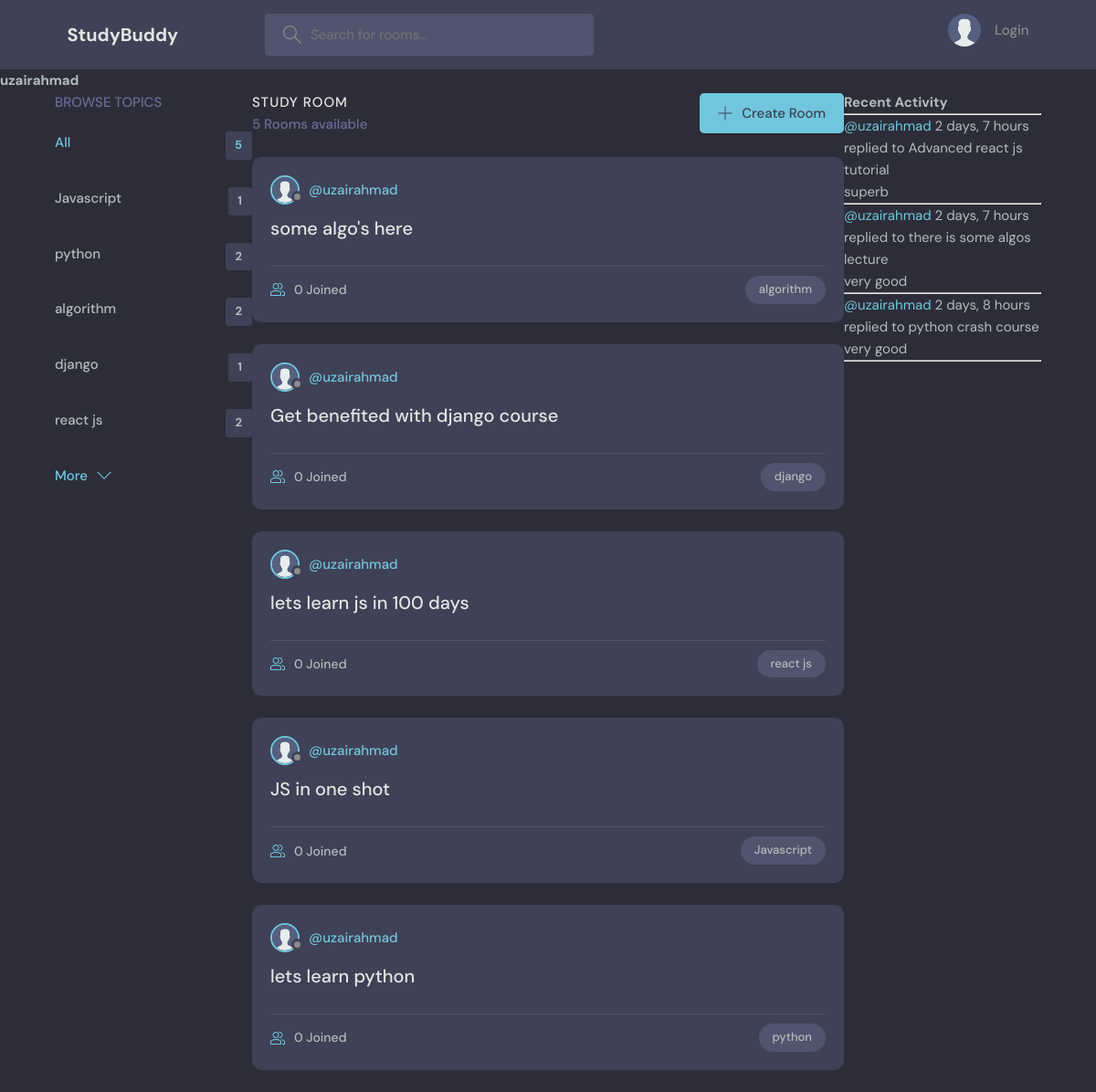
The page /profile/1 on the database as committed earlier.
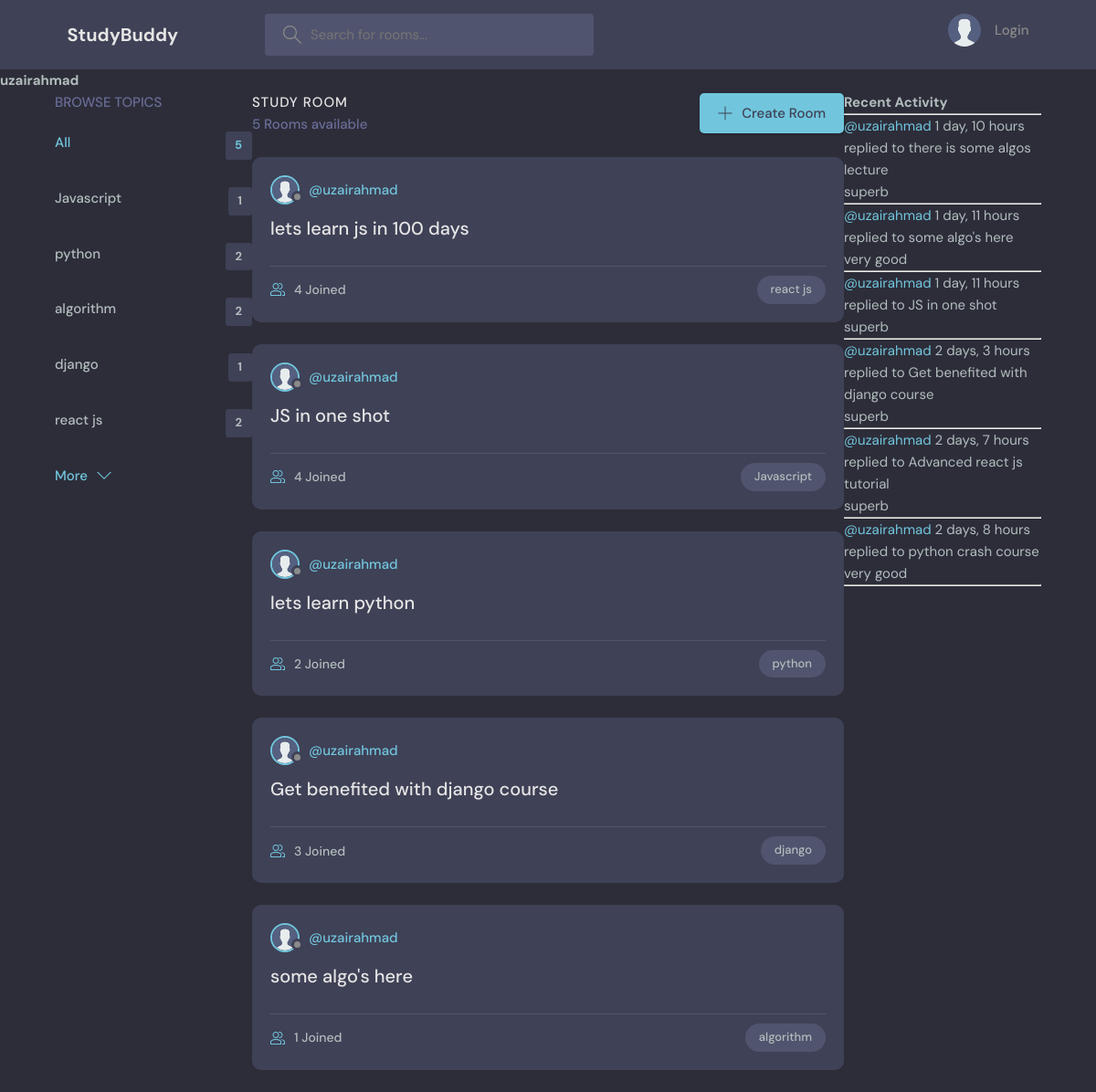
The same page on the database as committed later.
### base/models.py (models this page shows)
class Topic(models.Model):
    name = models.CharField(max_length=200)
    def __str__(self):
        return self.name

class Room(models.Model):
    host = models.ForeignKey(User, on_delete=models.SET_NULL, null=True)
    topic = models.ForeignKey(Topic, on_delete=models.SET_NULL, null=True)
    name = models.CharField(max_length=200)
    participants=models.ManyToManyField(User,related_name='participants',blank=True)
    description = models.TextField(null=True, blank=True)
    updated = models.DateTimeField(auto_now=True)
    created = models.DateTimeField(auto_now_add=True)
    class Meta:
        ordering= ['-updated','-created']
    def __str__(self):
        return self.name

class Message(models.Model):
    user = models.ForeignKey(User, on_delete=models.CASCADE)
    room = models.ForeignKey(Room, on_delete=models.CASCADE)
    body = models.TextField()
    updated = models.DateTimeField(auto_now=True)
    created = models.DateTimeField(auto_now_add=True)
    class Meta:
        ordering= ['-updated','-created']
    def __str__(self):
        return self.body[0:50]

### base/views.py (the view)
# urls.py: path("profile/<int:room_id>",views.profile,name='profile'),
def profile(request,room_id):
    user=User.objects.get(id=room_id)
    rooms=user.room_set.all()
    room_message=user.message_set.all()
    topics=Topic.objects.all()
    return render(request,'base/profile.html',{'user':user,'rooms':rooms,'room_message':room_message,'topics':topics})

### base/templates/base/profile.html (shortened to what this page needs)
{% extends 'main.html' %} {% block content %}
<h1>{{user.username}}</h1>
<div class="container">
  <div>{% include 'base/topics.html' %}</div>
  <div>
    {% include 'base/feed.html'%}
  </div>
  <div>{% include 'base/activity_component.html' %}</div>
</div>
{% endblock content%}

### templates/main.html (shortened to what this page needs)
<!DOCTYPE html>
{% load static %}
<html lang="en">
  <head>
    <link rel="stylesheet" href="{% static 'styles/style.css'  %}" />
  </head>
  <body>
    {% include 'navbar.html' %}
     {% block content %}
    {% endblock %}
  </body>
</html>

### templates/navbar.html (shortened to what this page needs)
{% load static %}
<header class="header header--loggedIn">
  <div class="container">
    <a href="{% url 'home' %}" class="header__logo">
      <h1>StudyBuddy</h1>
    </a>
    <form method="GET" class="header__search" action="{% url 'home' %}">
      <label>
        <input name="q" placeholder="Search for rooms..." />
      </label>
    </form>
    <nav class="header__menu">
      {% if request.user.is_authenticated%}
      <div class="header__user">
        <a href="{% url 'profile' request.user.id %}">
          <div class="avatar avatar--medium active">
            <img src="{% static 'images/avatar.svg' %}" alt="Avatar" />
          </div>
          <p>{{ request.user }}<span>@{{ request.user }}</span></p>
        </a>
        <button class="dropdown-button">
          <svg
            version="1.1"
            xmlns="http://www.w3.org/2000/svg"
            width="32"
            height="32"
            viewBox="0 0 32 32"
          >
            <title>chevron-down</title>
            <path d="M16 21l-13-13h-3l16 16 16-16h-3l-13 13z"></path>
          </svg>
        </button>
      </div>
      {% else %}
      <a href="{% url 'login' %}">
        <img src="{% static 'images/avatar.svg' %}" alt="Avatar" />
        <p>Login</p>
      </a>
      {% endif %}
    </nav>
  </div>
</header>

### base/templates/base/topics.html
<div class="topics">
  <div class="topics__header">
    <h2>Browse Topics</h2>
  </div>
  <ul class="topics__list">
    <li>
      <a href="{% url 'home' %}" class="active"
        >All <span>{{topics.count}}</span></a
      >
    </li>
    {% for topic in topics %}
    <li>
      <a href="{% url 'home' %}?q={{ topic.name }}"
        >{{topic.name}}<span>{{topic.room_set.all.count}}</span></a
      >
    </li>
    {% endfor %}
  </ul>
  <a class="btn btn--link" href="topics.html">
    More
    <svg
      version="1.1"
      xmlns="http://www.w3.org/2000/svg"
      width="32"
      height="32"
      viewBox="0 0 32 32"
    >
      <title>chevron-down</title>
      <path d="M16 21l-13-13h-3l16 16 16-16h-3l-13 13z"></path>
    </svg>
  </a>
</div>

### base/templates/base/feed.html (shortened to what this page needs)
{% load static %}
<div class="roomList">
  <div class="roomList__header">
    <div>
      <h2>Study Room</h2>
      <p>{{rooms.count}} Rooms available</p>
    </div>
    <a class="btn btn--main" href="{% url 'createRoom' %}">
      <svg
        version="1.1"
        xmlns="http://www.w3.org/2000/svg"
        width="32"
        height="32"
        viewBox="0 0 32 32"
      >
        <title>add</title>
        <path
          d="M16.943 0.943h-1.885v14.115h-14.115v1.885h14.115v14.115h1.885v-14.115h14.115v-1.885h-14.115v-14.115z"
        ></path>
      </svg>
      Create Room
    </a>
  </div>
  {% for room in rooms %}
  <div class="roomListRoom">
    <div class="roomListRoom__header">
      {% if room.host and room.host.id %}
      <a href="{% url 'profile' room.host.id %}" class="roomListRoom__author">
        <div class="avatar avatar--small">
          <img src="{% static 'images/avatar.svg' %}" alt="Avatar" />
        </div>
        <span>@{{ room.host.username }}</span>
      </a>
      {% endif %}
    </div>
    <div class="roomListRoom__content">
      <a href="{% url 'room' room.id %}">{{room.name}}</a>
    </div>
    <div class="roomListRoom__meta">
      <a href="room.html" class="roomListRoom__joined">
        {{room.participants.count}} Joined
      </a>
      <p class="roomListRoom__topic">{{room.topic}}</p>
    </div>
  </div>
  {% endfor %}
</div>

### base/templates/base/activity_component.html (shortened to what this page needs)
<h1>Recent Activity</h1>
<hr />
{% for message in room_message %}
<small
  ><a href="{% url 'profile' message.user.id %}">@{{message.user}}</a>
  {{message.created|timesince}}</small
><br />
<small>replied to {{message.room}}</small>
<p>{{message}}</p>
<hr />
{% endfor %}

### base/templates/base/profile.html (style rules this page uses)
.container { display: grid; grid-template-columns: 1fr 3fr 1fr; }

Rows that differ between the two databases and show on the page:
removed Message: user "uzairahmad", created "2 days, 7 hours", room "there is some algos lecture", body "very good"
changed Room "lets learn js in 100 days": participants.count "0" → "4"
changed Room "JS in one shot": participants.count "0" → "4"
changed Room "lets learn python": participants.count "0" → "2"
changed Room "Get benefited with django course": participants.count "0" → "3"; moves down the list
shown differently, row unchanged: Room "some algo's here": participants.count "0" → "1"; moves down the list
added Message: user "uzairahmad", created "1 day, 10 hours", room "there is some algos lecture", body "superb"
added Message: user "uzairahmad", created "1 day, 11 hours", room "some algo's here", body "very good"
added Message: user "uzairahmad", created "1 day, 11 hours", room "JS in one shot", body "superb"
added Message: user "uzairahmad", created "2 days, 3 hours", room "Get benefited with django course", body "superb"
